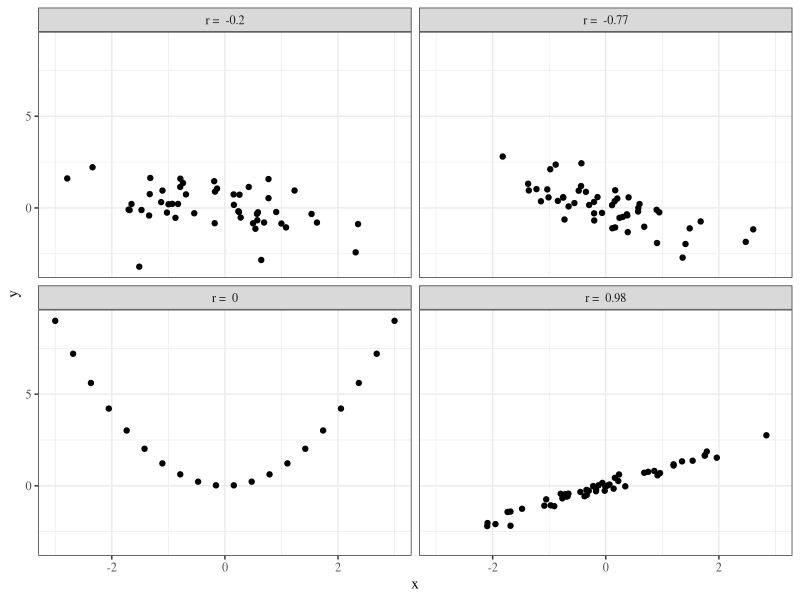
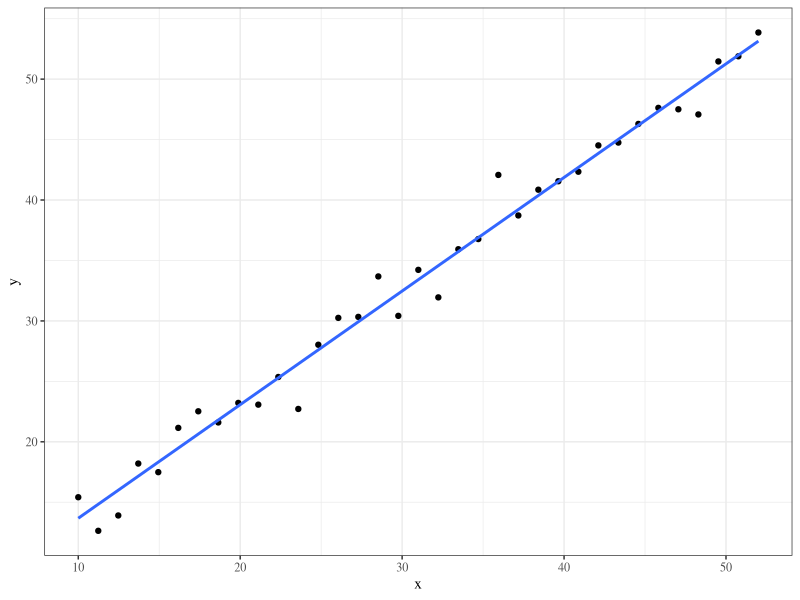
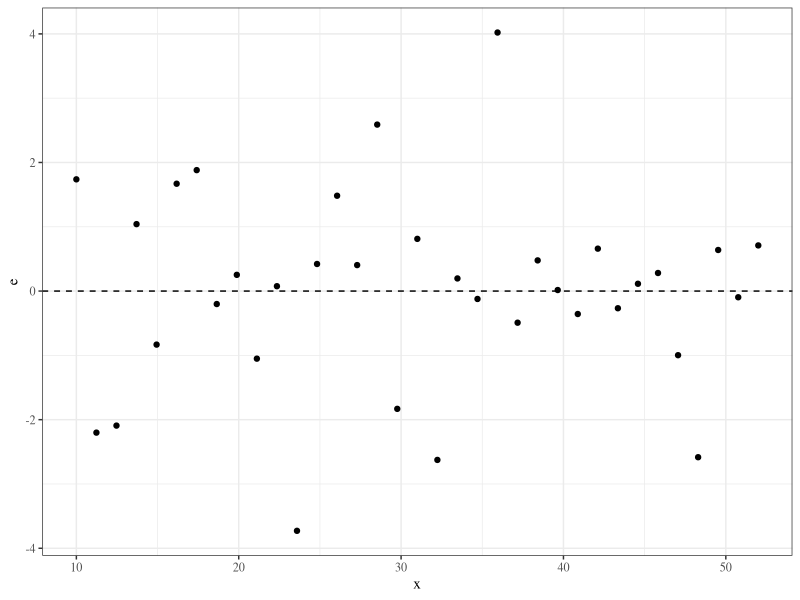
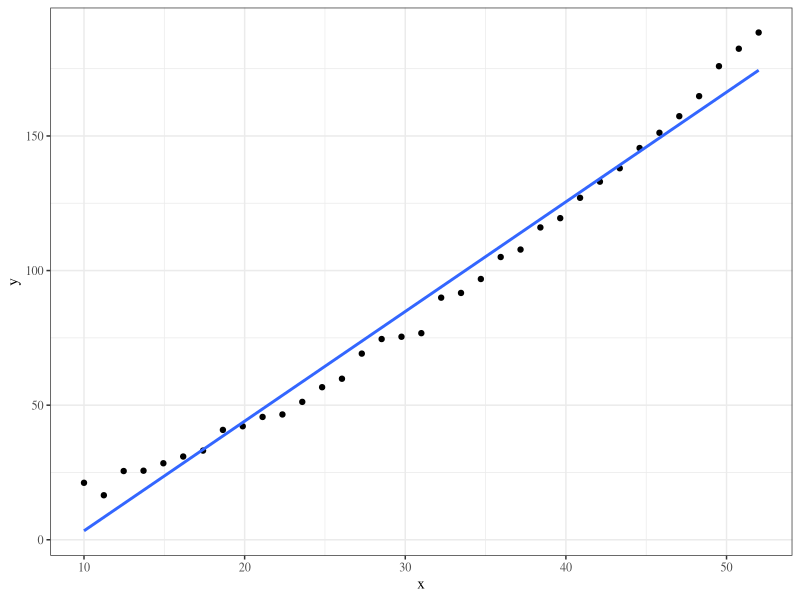
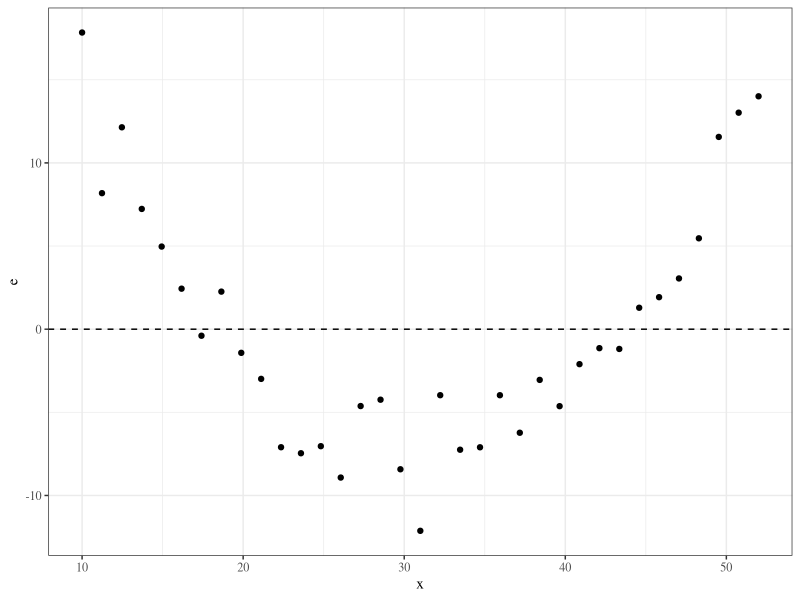
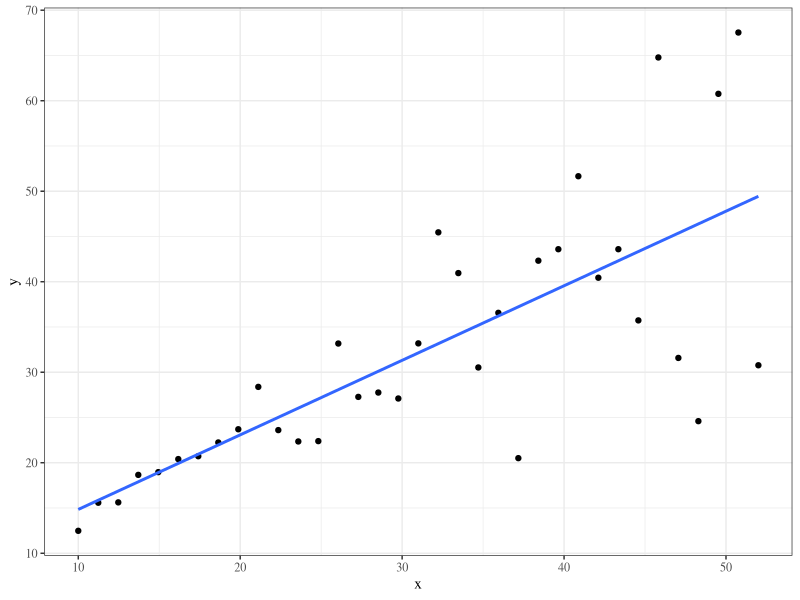
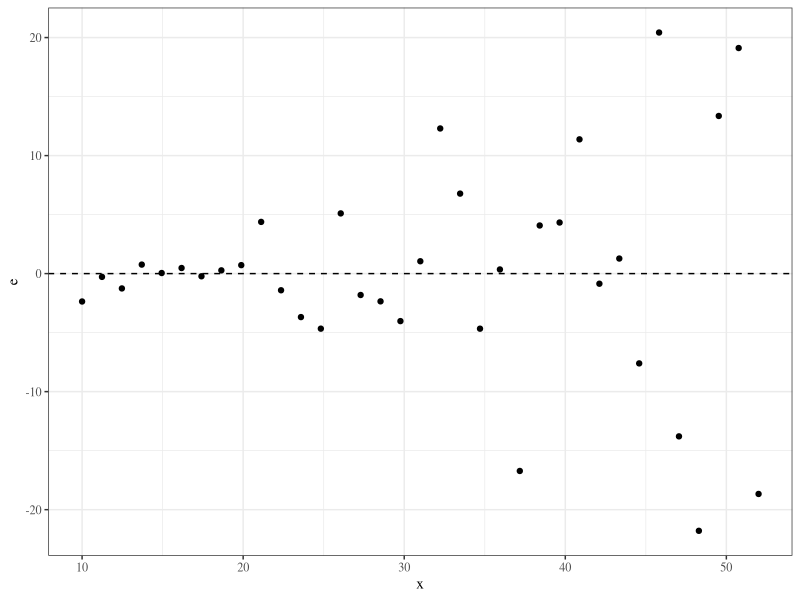
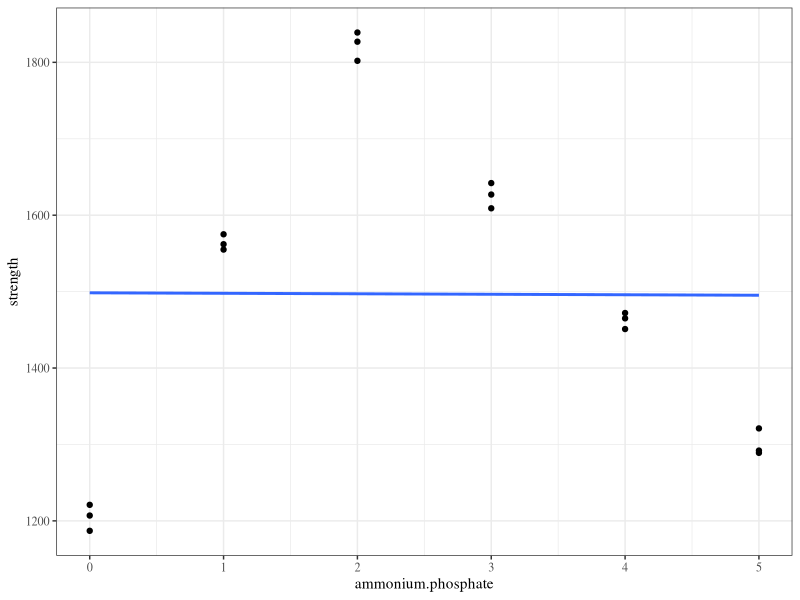

Recreate these plots in R, in order.
## ---- chunk 1
library(knitr)
library(tidyverse)
library(xtable)
library(MASS)

knitr::opts_chunk$set(echo=FALSE, message=FALSE, warning=FALSE, fig.height = 2)
theme_set(theme_bw(base_family = "serif"))

set.seed(305)
## ---- chunk 2
hardness <- data.frame(time = c(32, 72, 64, 48, 16, 40, 80, 56),
                      hardness = c(230, 323, 298, 255, 199, 248, 359, 305))

print(xtable(t(hardness), digits = 0), include.colnames = FALSE, comment = FALSE)

## ---- chunk 3
hardness %>%
  rename(x = time,
         y = hardness) %>%
  mutate(`$xy$` = x*y,
         `$x^2$` = x^2,
         `$y^2$` = y^2) %>%
  rename(`$x$` = x,
         `$y$` = y) %>%
  xtable(digits = 0) %>%
  print(include.rownames = FALSE, sanitize.colnames.function = identity)
## ---- chunk 4
example_dat <- data.frame(gamma = c(.98, -.77, -0.2))

example_dat %>%
  group_by(gamma) %>%
  do(data.frame(mvrnorm(50, rep(0, 2), matrix(c(1, .$gamma, .$gamma, 1), nrow=2)))) %>%
  bind_rows(data.frame(gamma = 0, 
                       X1 = seq(-3, 3, length.out = 20), 
                       X2 = seq(-3, 3, length.out = 20)^2)) %>%
  ungroup() %>%
  mutate(gamma = paste("r = ", gamma)) %>%
  ggplot() +
  geom_point(aes(X1, X2)) +
  facet_wrap(~gamma) +
  xlab("x") + ylab("y")
## ---- chunk 5
b0 <- 4.67
b1 <- .92

perfect <- data.frame(x = seq(10, 52, length.out = 35)) %>%
  mutate(y = b0 + b1*x + rnorm(n(), 0, 2))

pattern <- data.frame(x = seq(10, 52, length.out = 35)) %>%
  mutate(y = b0 + b1*x + .05*x^2 + rnorm(n(), 0, 2))

fan <- data.frame(x = seq(10, 52, length.out = 35)) %>%
  mutate(y = b0 + b1*x + (x/20)^2*rnorm(n(), 0, 2))

ggplot(perfect, aes(x, y)) + geom_point() + geom_smooth(method = "lm", se = FALSE)

qplot(perfect$x, lm(y ~ x, data = perfect)$residuals, geom = "point") + xlab("x") + ylab("e") + geom_hline(aes(yintercept=0), lty=2)
## ---- chunk 6
ggplot(pattern, aes(x, y)) + geom_point() + geom_smooth(method = "lm", se = FALSE)

qplot(pattern$x, lm(y ~ x, data = pattern)$residuals, geom = "point") + xlab("x") + ylab("e") + geom_hline(aes(yintercept=0), lty=2)
## ---- chunk 7
ggplot(fan, aes(x, y)) + geom_point() + geom_smooth(method = "lm", se = FALSE)

qplot(fan$x, lm(y ~ x, data = fan)$residuals, geom = "point") + xlab("x") + ylab("e") + geom_hline(aes(yintercept=0), lty=2)


## ---- chunk 8
cylinders <- read_csv("../../data/cylinders.csv")

cbind(cylinders[1:9,], cylinders[10:18,]) %>%
  xtable(caption="Additive concentrations and compressive strengths for fly ash cylinders.") %>%
  print(comment=FALSE, include.rownames=FALSE)
## ---- chunk 9
ggplot(cylinders, aes(ammonium.phosphate, strength)) +
  geom_point() +
  geom_smooth(method = "lm", se = FALSE)
## ---- chunk 10
cyl_m0 <- lm(strength ~ ammonium.phosphate, data = cylinders)

qplot(cylinders$ammonium.phosphate, cyl_m0$residuals, geom="point") +
  geom_hline(aes(yintercept=0)) +
  ylab("e") + xlab("x")


qplot(sample = cyl_m0$residuals)

## ---- chunk 11
cyl_m1 <- lm(strength ~ ammonium.phosphate + I(ammonium.phosphate^2), data = cylinders)

summary(cyl_m1)
## ---- chunk 12
x <- seq(min(cylinders$ammonium.phosphate), max(cylinders$ammonium.phosphate), length.out = 100)
y_hat_quad <- predict(cyl_m1, data.frame(ammonium.phosphate = x))

ggplot() +
  geom_point(aes(ammonium.phosphate, strength), data = cylinders) +
  geom_line(aes(x, y_hat_quad), colour = "blue") +
  xlab("Percent ammonium phosphate") +
  ylab("Compressive strength (psi)")
## ---- chunk 13

qplot(cylinders$ammonium.phosphate, cyl_m1$residuals, geom="point") +
  geom_hline(aes(yintercept=0)) +
  ylab("e") + xlab("x")


qplot(sample = cyl_m1$residuals)

## ---- chunk 14
cyl_m2 <- lm(strength ~ ammonium.phosphate + I(ammonium.phosphate^2) + I(ammonium.phosphate^3), data = cylinders)

summary(cyl_m2)
## ---- chunk 15
y_hat_cubic <- predict(cyl_m2, data.frame(ammonium.phosphate = x))

ggplot() +
  geom_point(aes(ammonium.phosphate, strength), data = cylinders) +
  geom_line(aes(x, y_hat_cubic), colour = "blue") +
  xlab("Percent ammonium phosphate") +
  ylab("Compressive strength (psi)")
## ---- chunk 16

qplot(cylinders$ammonium.phosphate, cyl_m2$residuals, geom="point") +
  geom_hline(aes(yintercept=0)) +
  ylab("e") + xlab("x")


qplot(sample = cyl_m2$residuals)

